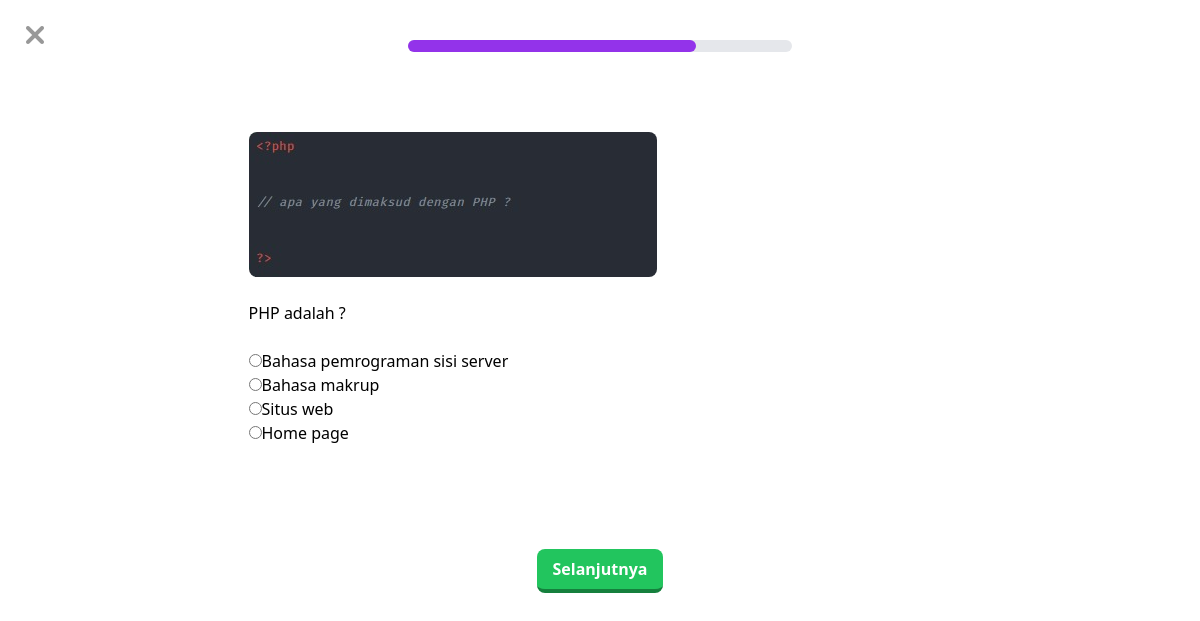
The app's page /codingku/php/basicsyntax1.1/question.php?n=1 with its own data.
### tables this page shows
CREATE TABLE `questions` (
  `question_number` int(11) NOT NULL,
  `question_text` text NOT NULL,
  `question_image` varchar(255) NOT NULL
);

CREATE TABLE `options` (
  `id` int(11) NOT NULL,
  `question_number` int(11) NOT NULL,
  `is_correct` tinyint(1) NOT NULL DEFAULT 0,
  `coption` text NOT NULL
);

### codingku/php/basicsyntax1.1/question.php (the view, shortened to what this page needs)
<?php
include '../../koneksi.php';
$number = $_GET['n'];
$query = "SELECT * FROM questions WHERE question_number = $number";
$result = mysqli_query($conn, $query);
$question = mysqli_fetch_assoc($result);
$query = "SELECT * FROM options WHERE question_number = $number";
$choices = mysqli_query($conn, $query);
?>
<html>
<head>
  <script src="https://cdn.tailwindcss.com"></script>
</head>
<section class="font-poppins">
  <div class="flex flex-col">
    <div class="relative">
      <div><a href="../../tailwind.php"><img src="../../gambar/x1.png" class="absolute top-5 left-5 opacity-40"></a></div>
    </div>
    <div class="m-auto my-10 mb-20">
      <div class="w-96 bg-gray-200 rounded-full h-3">
        <div class="bg-purple-600 h-3 rounded-full" style="width: 75%"></div>
      </div>
    </div>
    <div class="m-auto">
      <img class="rounded-lg" src="gambar/<?php echo $question['question_image']; ?>"><br>
      <p><?php echo $question['question_text']; ?> </p> <br>
      <form method="POST" action="process.php">
        <ul class="choicess">
          <?php while ($row = mysqli_fetch_assoc($choices)) { ?>
            <li><input type="radio" name="choice" value="<?php echo $row['id']; ?>" required><?php echo $row['coption']; ?></li>
          <?php } ?>
        </ul>
        <br>
        <div class="text-center mx-72 mt-20">
          <button class="float-right bg-green-500 hover:bg-green-400 text-white font-bold py-2 px-4 border-b-4 border-green-700 hover:border-green-500 rounded-lg" name="submit" value="submit">Selanjutnya</a></button>
        </div>
    </div>
</section>

### records on screen
questions: question_image (picture), question_text "PHP adalah ?"
options: coption "Bahasa pemrograman sisi server"
options: coption "Bahasa makrup"
options: coption "Situs web"
options: coption "Home page"
